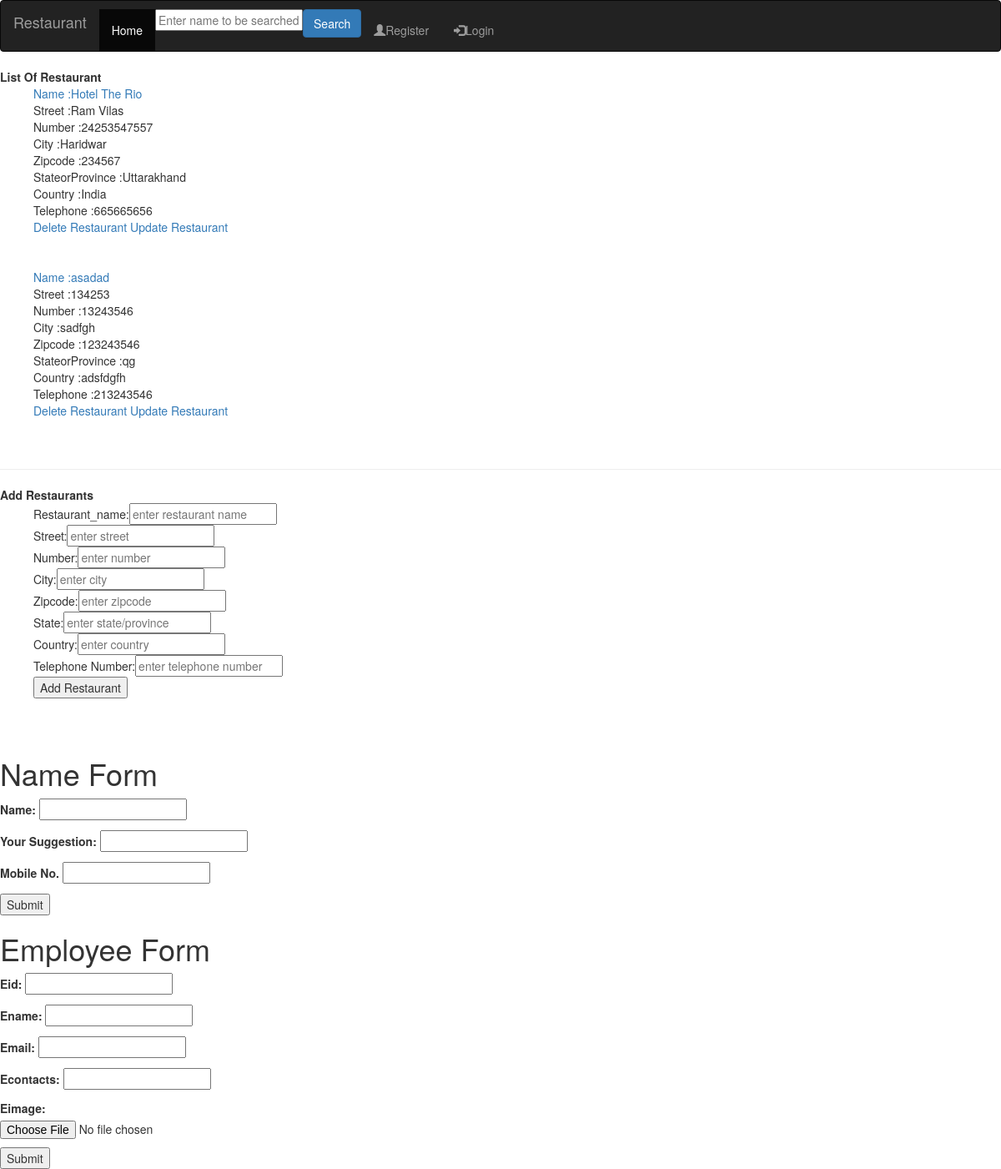
The app's page /renderHTML/ with its own data.
### renderHTML/models.py (models this page shows, shortened)
class Restaurant(models.Model):
    name = models.TextField()
    street = models.TextField()
    number = models.IntegerField()
    city = models.TextField(default="")
    zipcode = models.IntegerField()
    stateorProvince = models.TextField()
    country = models.TextField()
    telephone = models.TextField()
    url = models.URLField(null=True)
    user = models.ForeignKey(User, default=1, on_delete=models.CASCADE)
    date = models.DateTimeField(default=date.today)

### renderHTML/views.py (the view)
# urls.py: path('', restaurant, name='Restaurant_Page'),
def restaurant(request):
    if request.method == 'POST':
        name_form = NameForm(request.POST)
        emp_form = EmpForm(request.POST, request.FILES)
        if name_form.is_valid():
            print(name_form)
        if emp_form.is_valid():
            emp_form.save()
            return HttpResponse('<h1>Thank You</h1>')
        restaurant_name = request.POST['restaurant_name']
        street = request.POST['street']
        number = int(request.POST['number'])
        city = request.POST['city']
        zipcode = int(request.POST['zipcode'])
        state = request.POST['state']
        country = request.POST['country']
        telephone = request.POST['telephone']
        restaurant_save = Restaurant(name=restaurant_name, street=street, number=number, city=city, zipcode=zipcode,
                                     stateorProvince=state, country=country, telephone=telephone)
        restaurant_save.save()
        return redirect('/renderHTML')
    else:
        name_form = NameForm()
        emp_form = EmpForm()
    res = restaurant_data()
    return render(request, 'restaurant.html', {'restaurants': res, 'name_form': name_form, 'emp_form': emp_form})

### renderHTML/forms.py
class NameForm(forms.Form):
    name = forms.CharField(label='Name', max_length=100)
    sugg = forms.CharField(label='Your Suggestion', max_length=100, required=False)
    num = forms.IntegerField(label='Mobile No.')

class EmpForm(forms.ModelForm):
    class Meta:
        model = Employee
        fields = '__all__'

### renderHTML/views.py (called while the page is built)
def restaurant_data():
    res = Restaurant.objects.all()
    return res

### renderHTML/templates/restaurant.html (shortened to what this page needs)
<!DOCTYPE html>
{% extends 'header.html' %}
{% block content %}
<head>
</head>
<body>
<header><b>List Of Restaurant</b></header>
<ul>
{% for r in restaurants %}
    <li><a href="{% url 'dish' r.id %}">Name :{{r.name}}</a></li>
    <li>Street :{{r.street}}</li>
    <li>Number :{{r.number}}</li>
    <li>City :{{r.city}}</li>
    <li>Zipcode :{{r.zipcode}}</li>
    <li>StateorProvince :{{r.stateorProvince}}</li>
    <li>Country :{{r.country}}</li>
    <li>Telephone :{{r.telephone}}</li>
    <li><a href="{% url 'delete_restaurant' r.id %}">Delete Restaurant</a> <a href="{% url 'update_restaurant' r.id %}">Update Restaurant</a></li>
    <br><br>
{% endfor %}
</ul>
<hr>
<header><b>Add Restaurants</b></header>
<form method="post" name="">
    <ul>
    <li>Restaurant_name:<input type="text" name="restaurant_name" placeholder="enter restaurant name">
    <li>Street:<input type="text" name="street" placeholder="enter street">
    <li>Number:<input type="text" name="number" placeholder="enter number">
    <li>City:<input type="text" name="city" placeholder="enter city">
    <li>Zipcode:<input type="text" name="zipcode" placeholder="enter zipcode">
    <li>State:<input type="text" name="state" placeholder="enter state/province">
    <li>Country:<input type="text" name="country" placeholder="enter country">
    <li>Telephone Number:<input type="text" name="telephone" placeholder="enter telephone number">
    <li><input type="submit" name="restaurant_submit" value="Add Restaurant">
    </ul>
</form>
<br><br>
<h1>Name Form</h1>
    {{ name_form.as_p }}
    <input type="submit">
<h1>Employee Form</h1>
<form method="post" action="{% url 'add' %}" enctype="multipart/form-data">
    {{ emp_form.as_p }}
    <input type="submit">
</form>
</body>
{% endblock %}

### renderHTML/templates/restaurant.html (style rules this page uses)
ul { list-style-type: none; }

### records on screen
Restaurant: name "Hotel The Rio", street "Ram Vilas", number "24253547557", city "Haridwar", zipcode "234567", stateorProvince "Uttarakhand", country "India", telephone "665665656"
Restaurant: name "asadad", street "134253", number "13243546", city "sadfgh", zipcode "123243546", stateorProvince "qg", country "adsfdgfh", telephone "213243546"
